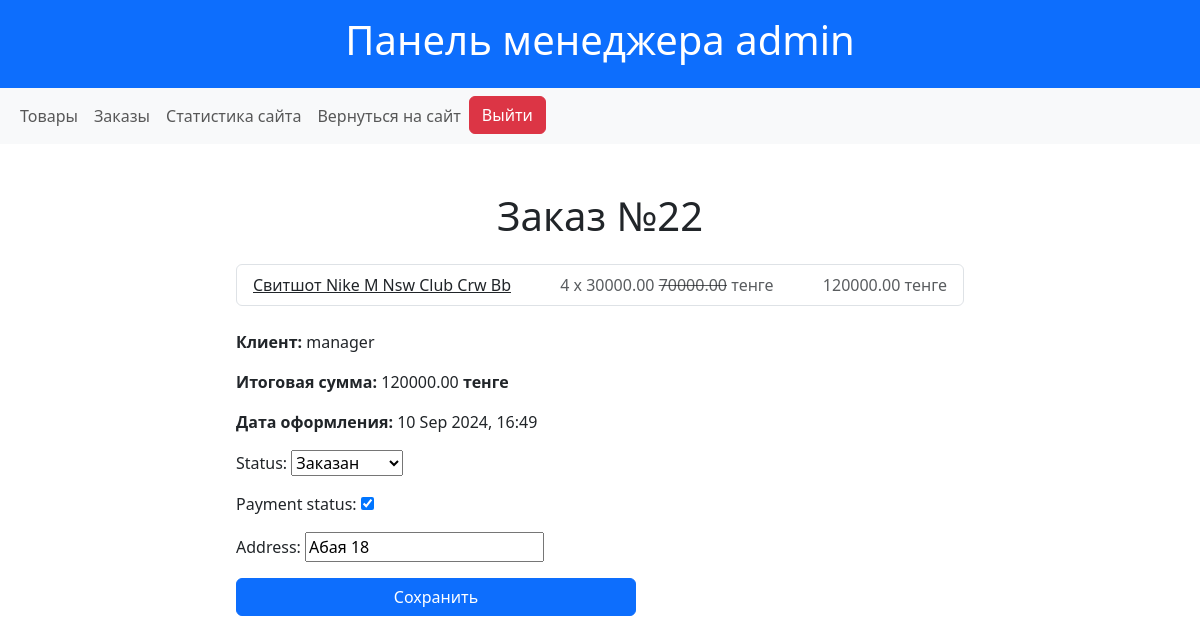
Page /manager/order/22 (signed in) on the committed database.
### shop/models.py (models this page shows, shortened)
class Order(models.Model):
    STATUS_CHOICES = [
        ("ordered", "Заказан"),
        ("shipped", "Отправлен"),
        ("received", "Получен"),
        ("canceled", "Отменен"),
        ("returned", "Возвращен"),
    ]
    user = models.ForeignKey(User, on_delete=models.CASCADE, related_name="orders")
    total_price = models.DecimalField(max_digits=10, decimal_places=2)
    address = models.CharField(max_length=255)
    status = models.CharField(max_length=10, choices=STATUS_CHOICES, default="ordered")
    payment_status = models.BooleanField(default=False)
    created_at = models.DateTimeField(auto_now_add=True)
    objects = OrderManager()
    class Meta:
        verbose_name = "Заказ"
        verbose_name_plural = "Заказы"
        ordering = ["-created_at"]

class OrderItem(models.Model):
    order = models.ForeignKey(Order, related_name="items", on_delete=models.CASCADE)
    product = models.ForeignKey(Product, on_delete=models.CASCADE)
    quantity = models.PositiveIntegerField(default=1)
    objects = OrderItemManager()
    class Meta:
        verbose_name = "Запись заказов"
        verbose_name_plural = "Записи заказов"
    def get_total_item_price(self):
        return self.quantity * self.product.get_discounted_price()

class Product(models.Model):
    name = models.CharField(max_length=200)
    slug = models.SlugField(max_length=200, null=True, blank=True)
    description = models.TextField()
    price = models.DecimalField(max_digits=10, decimal_places=2)
    discount_price = models.DecimalField(
        max_digits=10, decimal_places=2, blank=True, null=True, default=0
    )
    category = models.ForeignKey(
        Category, related_name="products", on_delete=models.CASCADE
    )
    image = models.ImageField(upload_to="media/products/")
    created_at = models.DateTimeField(auto_now_add=True)
    quantity = models.PositiveIntegerField(default=0, blank=True)
    class Meta:
        verbose_name = "Товар"
        verbose_name_plural = "Товары"
    def get_discounted_price(self):
        if self.discount_price:
            return self.discount_price
        return self.price
    def get_display_price(self):
        if self.discount_price:
            return f"{self.discount_price} <s>{self.price}</s>"
        return f"{self.price}"

### shop/views.py (the view)
class ManagerOrdersUpdateView(ManagerMixin, UpdateView):
    model = Order
    template_name = "manager/orders_update.html"
    fields = ["status", "payment_status", "address"]
    success_url = reverse_lazy("manager_orders")

### shop/views.py (called while the page is built)
    def test_func(self):
        return self.request.user.groups.filter(name="Менеджеры").exists()

### shop/templates/manager/orders_update.html (shortened to what this page needs)
{% extends "manager/base.html" %}
{% block content %}
<div class="container mt-5">
    <div class="mb-4 col-8 mx-auto">
    <h1 class="text-center mb-4">Заказ №{{ object.id }}</h1>
    <ul class="list-group mb-4">
        {% for item in order.items.all %}
            <li class="list-group-item d-flex justify-content-between align-items-center">
                <a href="{% url 'product_detail' item.product.slug %}" class="text-dark">{{ item.product.name }}</a>
                <span class="text-muted">{{ item.quantity }} x {{ item.product.get_display_price | safe}} тенге</span>
                <span class="text-muted">{{ item.get_total_item_price}} тенге</span>
            </li>
        {% endfor %}
    </ul>
        <p><strong>Клиент:</strong> {{ order.user.username }}</p>
        <p><strong>Итоговая сумма:</strong> {{ order.total_price }} <b>тенге</b></p>
        <p><strong>Дата оформления:</strong> {{ order.created_at|date:"d M Y, H:i" }}</p>
    <form method="post" style="max-width: 400px;">
        <div class="mb-3">
            {{ form.as_p }}
        </div>
        <button type="submit" class="btn btn-primary w-100">Сохранить</button>
    </form>
    </div>
</div>
{% endblock %}

### shop/templates/manager/base.html (shortened to what this page needs)
<!DOCTYPE html>
<html lang="en">
<head>
    <link href="https://cdn.jsdelivr.net/npm/bootstrap@5.3.3/dist/css/bootstrap.min.css" rel="stylesheet">
    <link rel="stylesheet" href="https://cdnjs.cloudflare.com/ajax/libs/font-awesome/6.6.0/css/all.min.css" />
</head>
<body>
    <header class="bg-primary text-white text-center py-3 ">
        <h1>
            Панель менеджера {{ user.username }}
        </h1>
    </header>
    <nav class="navbar navbar-expand-lg navbar-light bg-light mb-4">
        <div class="container-fluid">
            <div class="navbar-nav">
                <a class="nav-link" href="{% url 'manager_products' %}">Товары</a>
                <a class="nav-link" href="{% url 'manager_orders' %}">Заказы</a>
                <a class="nav-link" href="{% url 'manager_dashboard' %}">Статистика сайта</a>
                <a class="nav-link" href="{% url 'product_list' %}">Вернуться на сайт</a>
                <form action="{% url 'logout' %}" method="post" style="display:inline;" class="d-inline">
                    <button class="btn btn-danger" type="submit">Выйти</button>
                </form>
            </div>
        </div>
    </nav>
    <div class="container">
        {% block content %}
        {% endblock %}
    </div>
</body>
</html>

### rows in the picture
Order: id "22", user.username "manager", total_price "120000.00", created_at "10 Sep 2024, 16:49", status "Заказан", payment_status "☑", address "Абая 18"
OrderItem: product.name "Свитшот Nike M Nsw Club Crw Bb", quantity "4", product.get_display_price "30000.00 70000.00", get_total_item_price "120000.00"

### other values in the picture
{{ user.username }} "admin"
